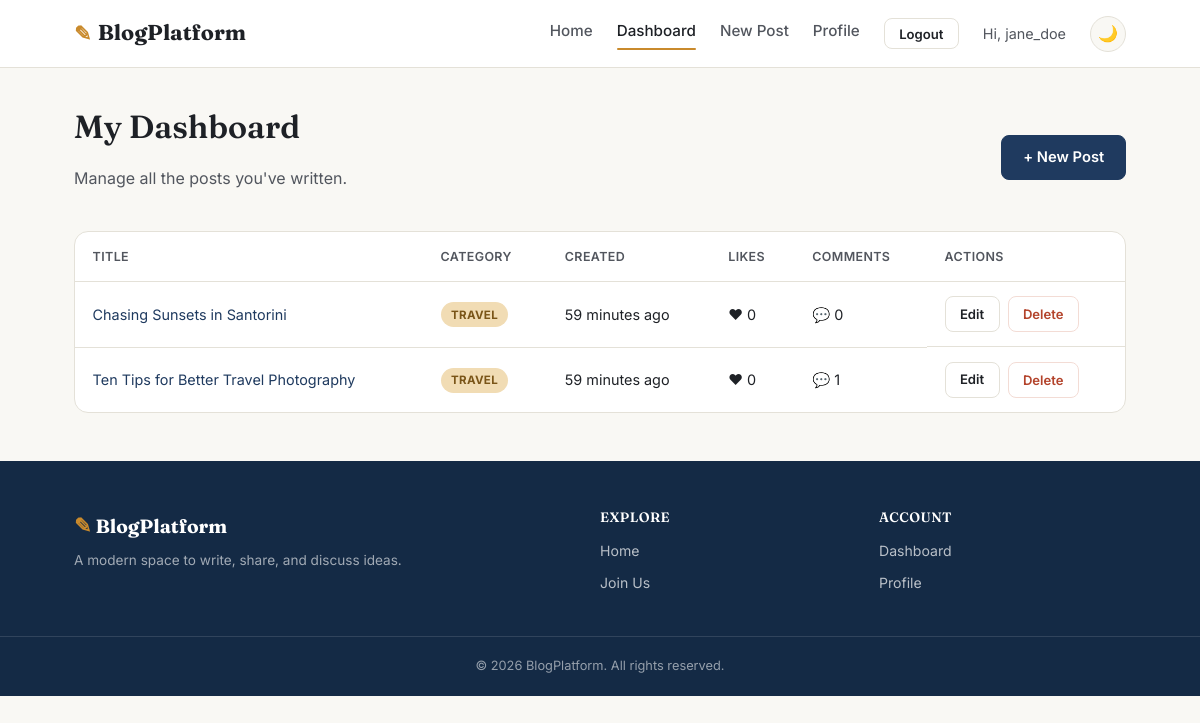
/dashboard (signed in), run on the app's committed database.
### models.py (models this page shows, shortened)
class User(UserMixin, db.Model):
    __tablename__ = "users"
    id = db.Column(db.Integer, primary_key=True)
    username = db.Column(db.String(80), unique=True, nullable=False, index=True)
    email = db.Column(db.String(150), unique=True, nullable=False, index=True)
    password_hash = db.Column(db.String(255), nullable=False)
    bio = db.Column(db.String(500), default="")
    created_at = db.Column(db.DateTime, default=datetime.utcnow)
    posts = db.relationship(
        "BlogPost", backref="author", lazy="dynamic", cascade="all, delete-orphan"
    )
    comments = db.relationship(
        "Comment", backref="author", lazy="dynamic", cascade="all, delete-orphan"
    )

class BlogPost(db.Model):
    __tablename__ = "blog_posts"
    id = db.Column(db.Integer, primary_key=True)
    title = db.Column(db.String(200), nullable=False)
    content = db.Column(db.Text, nullable=False)
    category = db.Column(db.String(50), default="General", index=True)
    image_filename = db.Column(db.String(255), nullable=True)
    created_at = db.Column(db.DateTime, default=datetime.utcnow, index=True)
    updated_at = db.Column(db.DateTime, default=datetime.utcnow, onupdate=datetime.utcnow)
    user_id = db.Column(db.Integer, db.ForeignKey("users.id"), nullable=False)
    comments = db.relationship(
        "Comment", backref="post", lazy="dynamic", cascade="all, delete-orphan"
    )
    liked_by = db.relationship(
        "User", secondary=post_likes, backref=db.backref("liked_posts", lazy="dynamic")
    )
    @property
    def like_count(self):
        return len(self.liked_by)
    @property
    def comment_count(self):
        return self.comments.count()

### routes.py (the view)
@pages_bp.route("/dashboard")
@login_required
def dashboard():
    posts = (
        BlogPost.query.filter_by(user_id=current_user.id)
        .order_by(BlogPost.created_at.desc())
        .all()
    )
    return render_template("dashboard.html", posts=posts)

### templates/dashboard.html (shortened to what this page needs)
{% extends "base.html" %}
{% block content %}
<div class="container">
  <div class="page-header">
    <div>
      <h1>My Dashboard</h1>
      <p class="text-muted">Manage all the posts you've written.</p>
    </div>
    <a href="{{ url_for('pages.create_post_page') }}" class="btn btn-primary">+ New Post</a>
  </div>
  {% if posts %}
    <div class="dashboard-table-wrap">
      <table class="dashboard-table">
        <thead>
          <tr>
            <th>Title</th>
            <th>Category</th>
            <th>Created</th>
            <th>Likes</th>
            <th>Comments</th>
            <th>Actions</th>
          </tr>
        </thead>
        <tbody>
          {% for post in posts %}
          <tr>
            <td><a href="{{ url_for('pages.view_post', post_id=post.id) }}">{{ post.title }}</a></td>
            <td><span class="badge">{{ post.category }}</span></td>
            <td>{{ post.created_at | timeago }}</td>
            <td>❤ {{ post.like_count }}</td>
            <td>💬 {{ post.comment_count }}</td>
            <td class="dashboard-actions">
              <a href="{{ url_for('pages.edit_post_page', post_id=post.id) }}" class="btn btn-sm btn-outline">Edit</a>
              <button class="btn btn-sm btn-danger" onclick="deletePost({{ post.id }})">Delete</button>
            </td>
          </tr>
          {% endfor %}
        </tbody>
      </table>
    </div>
  {% else %}
    <div class="empty-state">
      <p>You haven't written any posts yet. <a href="{{ url_for('pages.create_post_page') }}">Create your first post</a>.</p>
    </div>
  {% endif %}
</div>
{% endblock %}

### templates/base.html (shortened to what this page needs)
<!DOCTYPE html>
<html lang="en" data-theme="light">
<head>
<link rel="stylesheet" href="{{ url_for('static', filename='css/style.css') }}">
</head>
<body>
<nav class="navbar">
  <div class="navbar-container">
    <a href="{{ url_for('pages.index') }}" class="navbar-brand">
      <span class="brand-icon">✎</span> BlogPlatform
    </a>
    <div class="navbar-links" id="navLinks">
      <a href="{{ url_for('pages.index') }}" class="nav-link {% if request.endpoint == 'pages.index' %}active{% endif %}">Home</a>
      {% if current_user.is_authenticated %}
        <a href="{{ url_for('pages.dashboard') }}" class="nav-link {% if request.endpoint == 'pages.dashboard' %}active{% endif %}">Dashboard</a>
        <a href="{{ url_for('pages.create_post_page') }}" class="nav-link {% if request.endpoint == 'pages.create_post_page' %}active{% endif %}">New Post</a>
        <a href="{{ url_for('profile.profile') }}" class="nav-link {% if request.endpoint == 'profile.profile' %}active{% endif %}">Profile</a>
        <form action="{{ url_for('auth.logout') }}" method="POST" class="inline-form">
          <button type="submit" class="btn btn-outline btn-sm">Logout</button>
        </form>
        <span class="navbar-user">Hi, {{ current_user.username }}</span>
      {% else %}
        <a href="{{ url_for('pages.login_page') }}" class="nav-link {% if request.endpoint == 'pages.login_page' %}active{% endif %}">Login</a>
        <a href="{{ url_for('pages.register_page') }}" class="btn btn-primary btn-sm">Sign Up</a>
      {% endif %}
      <button class="theme-toggle" id="themeToggle" aria-label="Toggle dark mode" title="Toggle dark/light mode">
        <span id="themeIcon">🌙</span>
      </button>
    </div>
  </div>
</nav>
<main class="main-content">
  {% block content %}{% endblock %}
</main>
<footer class="footer">
  <div class="footer-container">
    <div class="footer-brand">
      <span class="brand-icon">✎</span> BlogPlatform
      <p>A modern space to write, share, and discuss ideas.</p>
    </div>
    <div class="footer-links">
      <h4>Explore</h4>
      <a href="{{ url_for('pages.index') }}">Home</a>
      <a href="{{ url_for('pages.register_page') }}">Join Us</a>
    </div>
    <div class="footer-links">
      <h4>Account</h4>
      {% if current_user.is_authenticated %}
        <a href="{{ url_for('pages.dashboard') }}">Dashboard</a>
        <a href="{{ url_for('profile.profile') }}">Profile</a>
      {% else %}
        <a href="{{ url_for('pages.login_page') }}">Login</a>
      {% endif %}
    </div>
  </div>
  <div class="footer-bottom">
    &copy; 2026 BlogPlatform. All rights reserved.
  </div>
</footer>
</body>
</html>

### data on the page
User: username "jane_doe"
BlogPost: title "Chasing Sunsets in Santorini", category "TRAVEL", created_at "59 minutes ago", like_count "0", comment_count "0"
BlogPost: title "Ten Tips for Better Travel Photography", category "TRAVEL", created_at "59 minutes ago", like_count "0", comment_count "1"
